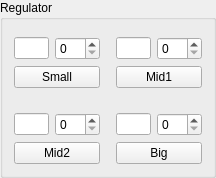
    <widget class="QGroupBox" name="groupBox_6">
     <property name="maximumSize">
      <size>
       <width>260</width>
       <height>16777215</height>
      </size>
     </property>
     <property name="title">
      <string>Regulator</string>
     </property>
     <layout class="QGridLayout" name="gridLayout_15">
      <item row="0" column="0">
       <layout class="QGridLayout" name="gridLayout_16">
        <item row="0" column="0" colspan="2">
         <widget class="QwtThermo" name="ThermoSmall">
          <property name="maximumSize">
           <size>
            <width>60</width>
            <height>16777215</height>
           </size>
          </property>
         </widget>
        </item>
        <item row="1" column="0">
         <widget class="QLineEdit" name="lineEditOpeningSmall">
          <property name="minimumSize">
           <size>
            <width>35</width>
            <height>0</height>
           </size>
          </property>
          <property name="maximumSize">
           <size>
            <width>35</width>
            <height>16777215</height>
           </size>
          </property>
         </widget>
        </item>
        <item row="1" column="1">
         <widget class="QSpinBox" name="spinBoxOpeningSmall">
          <property name="minimumSize">
           <size>
            <width>45</width>
            <height>0</height>
           </size>
          </property>
          <property name="maximumSize">
           <size>
            <width>45</width>
            <height>16777215</height>
           </size>
          </property>
          <property name="maximum">
           <number>100</number>
          </property>
         </widget>
        </item>
        <item row="2" column="0" colspan="2">
         <widget class="QPushButton" name="btnRegulateSmall">
          <property name="minimumSize">
           <size>
            <width>80</width>
            <height>0</height>
           </size>
          </property>
          <property name="maximumSize">
           <size>
            <width>90</width>
            <height>16777215</height>
           </size>
          </property>
          <property name="text">
           <string>Small</string>
          </property>
         </widget>
        </item>
       </layout>
      </item>
      <item row="0" column="1">
       <spacer name="horizontalSpacer_2">
        <property name="orientation">
         <enum>Qt::Horizontal</enum>
        </property>
        <property name="sizeType">
         <enum>QSizePolicy::Fixed</enum>
        </property>
        <property name="sizeHint" stdset="0">
         <size>
          <width>10</width>
          <height>20</height>
         </size>
        </property>
       </spacer>
      </item>
      <item row="0" column="2">
       <layout class="QGridLayout" name="gridLayout_17">
        <item row="0" column="0" colspan="2">
         <widget class="QwtThermo" name="ThermoMid1">
          <property name="maximumSize">
           <size>
            <width>60</width>
            <height>16777215</height>
           </size>
          </property>
         </widget>
        </item>
        <item row="1" column="0">
         <widget class="QLineEdit" name="lineEditOpeningMid1">
          <property name="minimumSize">
           <size>
            <width>35</width>
            <height>0</height>
           </size>
          </property>
          <property name="maximumSize">
           <size>
            <width>35</width>
            <height>16777215</height>
           </size>
          </property>
         </widget>
        </item>
        <item row="1" column="1">
         <widget class="QSpinBox" name="spinBoxOpeningMid1">
          <property name="minimumSize">
           <size>
            <width>45</width>
            <height>0</height>
           </size>
          </property>
          <property name="maximumSize">
           <size>
            <width>45</width>
            <height>16777215</height>
           </size>
          </property>
          <property name="maximum">
           <number>100</number>
          </property>
         </widget>
        </item>
        <item row="2" column="0" colspan="2">
         <widget class="QPushButton" name="btnRegulateMid1">
          <property name="minimumSize">
           <size>
            <width>80</width>
            <height>0</height>
           </size>
          </property>
          <property name="maximumSize">
           <size>
            <width>90</width>
            <height>16777215</height>
           </size>
          </property>
          <property name="text">
           <string>Mid1</string>
          </property>
         </widget>
        </item>
       </layout>
      </item>
      <item row="1" column="0">
       <spacer name="verticalSpacer">
        <property name="orientation">
         <enum>Qt::Vertical</enum>
        </property>
        <property name="sizeType">
         <enum>QSizePolicy::Fixed</enum>
        </property>
        <property name="sizeHint" stdset="0">
         <size>
          <width>20</width>
          <height>13</height>
         </size>
        </property>
       </spacer>
      </item>
      <item row="1" column="2">
       <spacer name="verticalSpacer_2">
        <property name="orientation">
         <enum>Qt::Vertical</enum>
        </property>
        <property name="sizeType">
         <enum>QSizePolicy::Fixed</enum>
        </property>
        <property name="sizeHint" stdset="0">
         <size>
          <width>20</width>
          <height>13</height>
         </size>
        </property>
       </spacer>
      </item>
      <item row="2" column="0">
       <layout class="QGridLayout" name="gridLayout_18">
        <item row="0" column="0" colspan="2">
         <widget class="QwtThermo" name="ThermoMid2">
          <property name="maximumSize">
           <size>
            <width>60</width>
            <height>16777215</height>
           </size>
          </property>
         </widget>
        </item>
        <item row="1" column="0">
         <widget class="QLineEdit" name="lineEditOpeningMid2">
          <property name="minimumSize">
           <size>
            <width>35</width>
            <height>0</height>
           </size>
          </property>
          <property name="maximumSize">
           <size>
            <width>35</width>
            <height>16777215</height>
           </size>
          </property>
         </widget>
        </item>
        <item row="1" column="1">
         <widget class="QSpinBox" name="spinBoxOpeningMid2">
          <property name="minimumSize">
           <size>
            <width>45</width>
            <height>0</height>
           </size>
          </property>
          <property name="maximumSize">
           <size>
            <width>45</width>
            <height>16777215</height>
           </size>
          </property>
          <property name="maximum">
           <number>100</number>
          </property>
         </widget>
        </item>
        <item row="2" column="0" colspan="2">
         <widget class="QPushButton" name="btnRegulateMid2">
          <property name="minimumSize">
           <size>
            <width>80</width>
            <height>0</height>
           </size>
          </property>
          <property name="maximumSize">
           <size>
            <width>90</width>
            <height>16777215</height>
           </size>
          </property>
          <property name="text">
           <string>Mid2</string>
          </property>
         </widget>
        </item>
       </layout>
      </item>
      <item row="2" column="1">
       <spacer name="horizontalSpacer_3">
        <property name="orientation">
         <enum>Qt::Horizontal</enum>
        </property>
        <property name="sizeType">
         <enum>QSizePolicy::Fixed</enum>
        </property>
        <property name="sizeHint" stdset="0">
         <size>
          <width>10</width>
          <height>20</height>
         </size>
        </property>
       </spacer>
      </item>
      <item row="2" column="2">
       <layout class="QGridLayout" name="gridLayout_19">
        <item row="0" column="0" colspan="2">
         <widget class="QwtThermo" name="ThermoBig">
          <property name="maximumSize">
           <size>
            <width>60</width>
            <height>16777215</height>
           </size>
          </property>
         </widget>
        </item>
        <item row="1" column="0">
         <widget class="QLineEdit" name="lineEditOpeningBig">
          <property name="minimumSize">
           <size>
            <width>35</width>
            <height>0</height>
           </size>
          </property>
          <property name="maximumSize">
           <size>
            <width>35</width>
            <height>16777215</height>
           </size>
          </property>
         </widget>
        </item>
        <item row="1" column="1">
         <widget class="QSpinBox" name="spinBoxOpeningBig">
          <property name="minimumSize">
           <size>
            <width>45</width>
            <height>0</height>
           </size>
          </property>
          <property name="maximumSize">
           <size>
            <width>45</width>
            <height>16777215</height>
           </size>
          </property>
          <property name="maximum">
           <number>100</number>
          </property>
         </widget>
        </item>
        <item row="2" column="0" colspan="2">
         <widget class="QPushButton" name="btnRegulateBig">
          <property name="minimumSize">
           <size>
            <width>80</width>
            <height>0</height>
           </size>
          </property>
          <property name="maximumSize">
           <size>
            <width>90</width>
            <height>16777215</height>
           </size>
          </property>
          <property name="text">
           <string>Big</string>
          </property>
         </widget>
        </item>
       </layout>
      </item>
     </layout>
    </widget>
